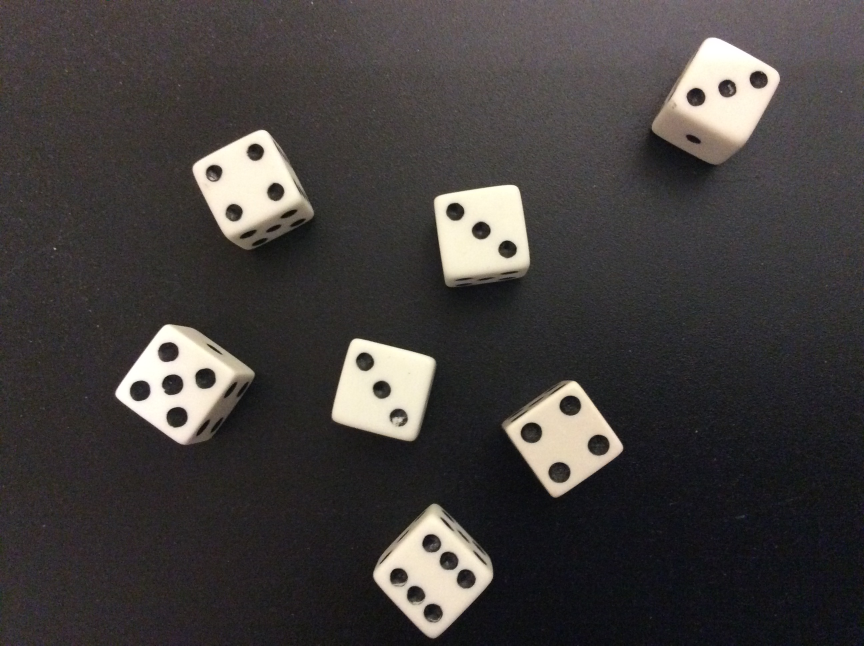
#> input picture input/dice.jpg, 2592 x 1936 px (shown at 1/3 size)
$ python order_coordinate.py --image input/dice.jpg
#> lines starting #> are read from the running program, lines starting #| are printed output that depends on the picture; after the words box and inside, x2 and y2 are one past the last pixel; in counts of white or black regions, pixels touching at a corner belong together
from __future__ import print_function
import argparse
import imutils
from imutils import perspective
from imutils import contours
import cv2
import numpy as np

ap = argparse.ArgumentParser()
ap.add_argument("-i", "--image", required = True,
				help = "image path to be loaded")
args = vars(ap.parse_args())

image = cv2.imread(args["image"])
#> image is the input picture: shape (1936, 2592, 3); mean B, G, R 61.5, 62.7, 66.6
image = imutils.resize(image, width=600)
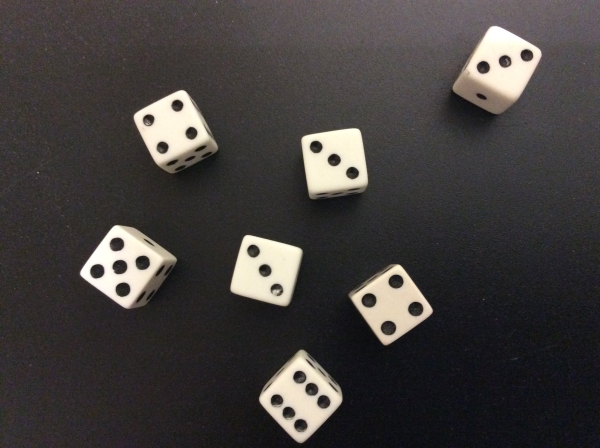
#> image: shape (448, 600, 3); mean B, G, R 61.5, 62.7, 66.6
gray = cv2.cvtColor(image, cv2.COLOR_BGR2GRAY)
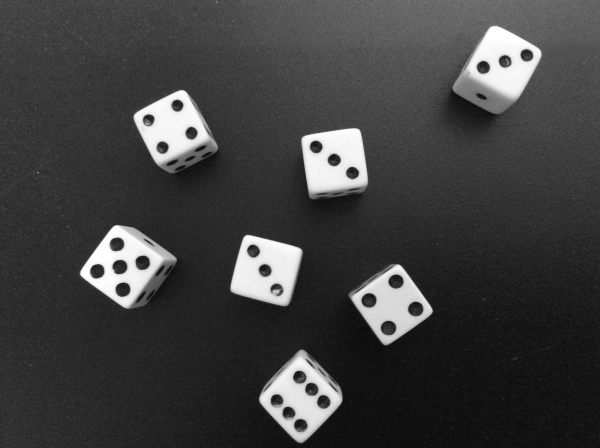
#> gray: shape (448, 600); min 10, max 255, mean 63.7
blurred = cv2.GaussianBlur(gray, (7,7), 0)

edged = cv2.Canny(gray,50,100)
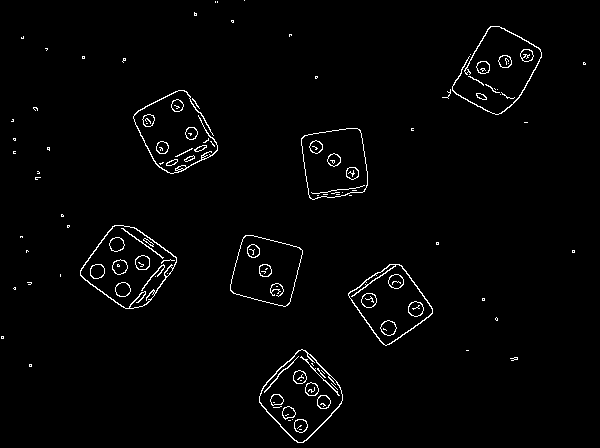
#> edged: shape (448, 600); 1.9% white in thin lines or dots
edged = cv2.dilate(edged, None, iterations = 2)
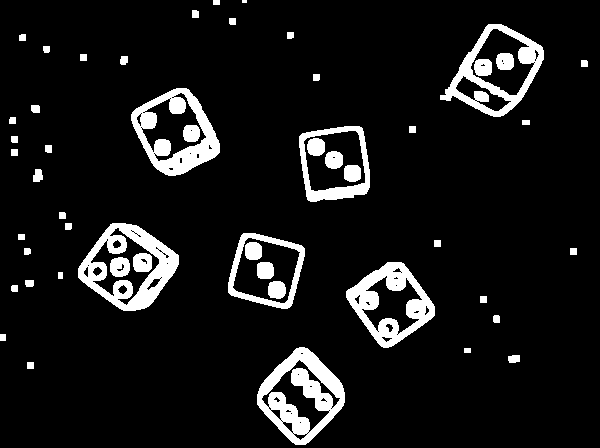
#> edged: shape (448, 600); 9.1% white; 52 white regions (1 under 20 px), largest, box (x1, y1, x2, y2) and area: (257, 347, 345, 445) 3949, (78, 223, 179, 311) 3599, (131, 88, 220, 176) 3247
edged = cv2.erode(edged, None, iterations = 2)
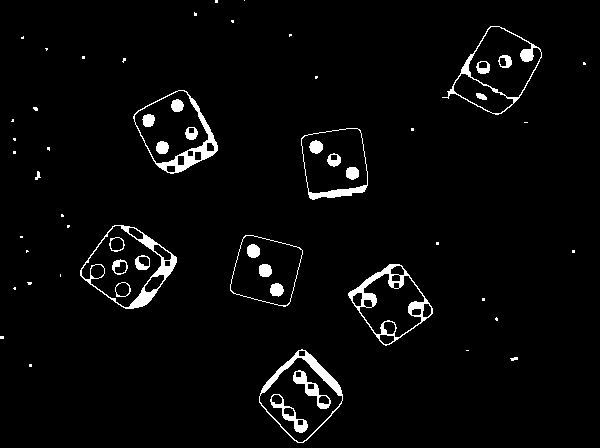
#> edged: shape (448, 600); 3.3% white; 60 white regions (32 under 20 px)

cnts = cv2.findContours(edged.copy(), cv2.RETR_EXTERNAL,cv2.CHAIN_APPROX_SIMPLE)
#> cnts = 41 contours, 34 with area under 20; largest, box (x1, y1, x2, y2) and area: (80, 225, 177, 309) 5088, (442, 26, 542, 115) 4848, (259, 349, 343, 443) 4706, (133, 90, 218, 174) 4482, (348, 264, 433, 346) 3978, (301, 128, 368, 200) 3891, (230, 235, 303, 307) 3727
cnts = imutils.grab_contours(cnts)

(cnts, _) = contours.sort_contours(cnts)
colors = ((0, 0, 255), (240, 0, 159), (255, 0, 0), (255, 255, 0))

for (i,c) in enumerate (cnts):
	if cv2.contourArea(c) < 100:
		continue

	box = cv2.minAreaRect(c) # forming a (4,1,2) array
	box = cv2.boxPoints(box)
	box = np.array(box, dtype = "int")

	cv2.drawContours(image, [box], -1 , (0,255,0), 2)

	print ("Object #{}: " .format(i+1))
	print (box)

	rect = perspective.order_points(box)

	print (rect.astype("int"))
	print ("")

	# loop over the original points and draw them
	for ((x, y), color) in zip(rect, colors):
		cv2.circle(image, (int(x), int(y)), 5, color, -1)

	# draw the object num at the top-left corner
	cv2.putText(image, "Object #{}".format(i + 1),
		(int(rect[0][0] - 15), int(rect[0][1] - 15)),
		cv2.FONT_HERSHEY_SIMPLEX, 0.55, (255, 255, 255), 2)

	# show the image
	cv2.imshow("Image", image)
	cv2.waitKey(0)
#> this loop made 41 passes
#> c on passes 1, 4, 6, 10, 15, 19, 23, 26, 32, 33, 35, 36: [[0, 336], [0, 338], [3, 338], [3, 336]], [[13, 151], [13, 153], [15, 153], [15, 151]], [[20, 236], [20, 237], [22, 237], [22, 236]], [[29, 364], [29, 366], [31, 366], [31, 364]], [[60, 274], [60, 276]], [[82, 56], [82, 58], [84, 58], [84, 56]], [[215, 0], [215, 2], [217, 2], [217, 0]], [[244, 0]], [[411, 128], [411, 130], [413, 130], [413, 128]], [[436, 242], [436, 244], [438, 244], [438, 242]], [[466, 350], [468, 350]], [[482, 298], [482, 300], [484, 300], [484, 298]]
#> (box, rect) on passes 18, 21, 24, 27, 29, 31: ([[137, 318], [76, 274], [118, 215], [179, 259]], [[118, 215], [179, 259], [137, 318], [76, 274]]), ([[163, 180], [129, 114], [186, 84], [221, 150]], [[129, 114], [186, 84], [221, 150], [163, 180]]), ([[288, 307], [227, 292], [242, 232], [303, 247]], [[242, 232], [303, 247], [288, 307], [227, 292]]), ([[300, 446], [250, 396], [301, 345], [351, 395]], [[250, 396], [301, 345], [351, 395], [300, 446]]), ([[308, 201], [299, 134], [360, 125], [370, 192]], [[299, 134], [360, 125], [370, 192], [308, 201]]), ([[384, 348], [345, 293], [396, 257], [435, 312]], [[345, 293], [396, 257], [435, 312], [384, 348]])
#> (printed output is left out)
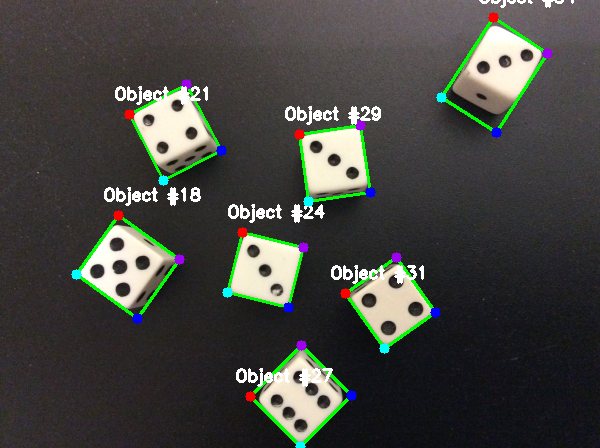
#> image: shape (448, 600, 3); 4.39% of pixels changed, all inside (x1, y1, x2, y2) = (71, 0, 574, 448)

$ run again, on input/coins.png
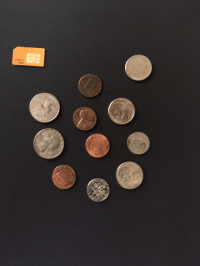
#> input picture input/coins.png, 200 x 266 px
#> image is the input picture: shape (266, 200, 3); mean B, G, R 45.7, 48.1, 54.9
#> `edged = cv2.erode(edged, None, iterations = 2)`:
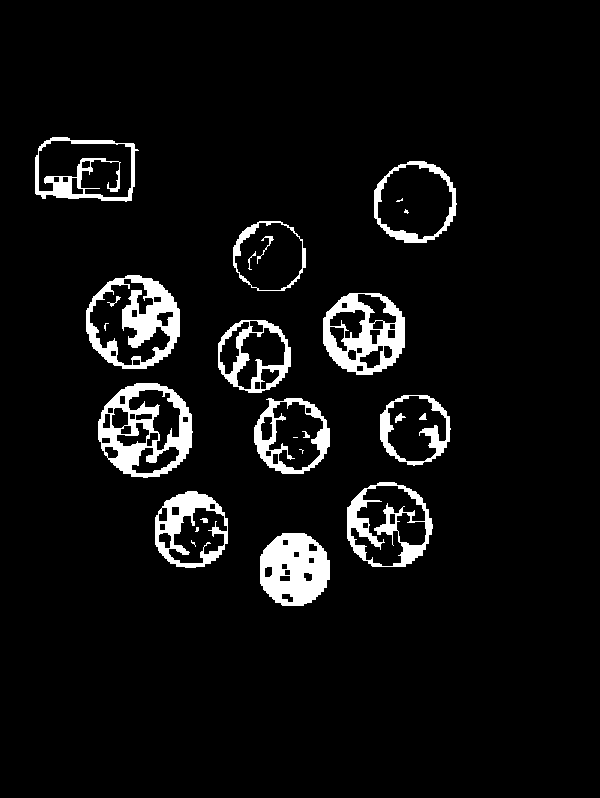
#> edged: shape (798, 600); 6% white; 26 white regions (7 under 20 px)
#> cnts = 12 contours; largest, box (x1, y1, x2, y2) and area: (98, 383, 193, 478) 6952, (86, 275, 180, 369) 6794, (347, 482, 433, 567) 5685, (35, 137, 139, 202) 5602, (323, 293, 405, 375) 5306
#> the loop `for (i,c) in enumerate (cnts):` made 12 passes
#> (box, rect) on passes 1 to 4: ([[136, 201], [33, 197], [35, 135], [138, 139]], [[35, 135], [138, 139], [136, 201], [33, 197]]), ([[179, 368], [86, 368], [86, 275], [179, 275]], [[86, 275], [179, 275], [179, 368], [86, 368]]), ([[192, 477], [98, 477], [98, 383], [192, 383]], [[98, 383], [192, 383], [192, 477], [98, 477]]), ([[227, 567], [155, 567], [155, 491], [227, 491]], [[155, 491], [227, 491], [227, 567], [155, 567]])
#> (printed output is left out)
#> after the loop `for (i,c) in enumerate (cnts):`:
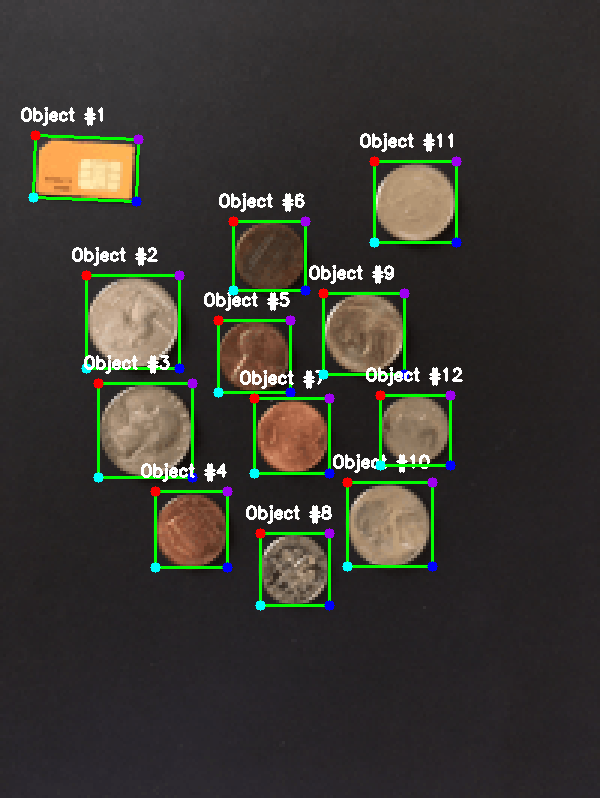
#> image: shape (798, 600, 3); mean B, G, R 49.7, 56.2, 58
